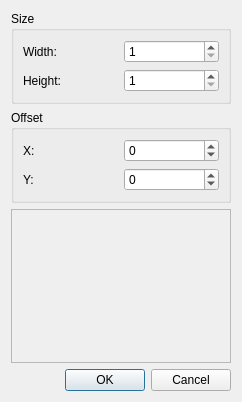
<?xml version="1.0" encoding="UTF-8"?>
<ui version="4.0">
 <class>ResizeDialog</class>
 <widget class="QDialog" name="ResizeDialog">
  <property name="geometry">
   <rect>
    <x>0</x>
    <y>0</y>
    <width>242</width>
    <height>402</height>
   </rect>
  </property>
  <property name="windowTitle">
   <string>Resize</string>
  </property>
  <layout class="QVBoxLayout" name="verticalLayout">
   <item>
    <widget class="QGroupBox" name="groupBox">
     <property name="title">
      <string>Size</string>
     </property>
     <layout class="QGridLayout" name="_6">
      <item row="0" column="0">
       <widget class="QLabel" name="label_3">
        <property name="text">
         <string>Width:</string>
        </property>
        <property name="buddy">
         <cstring>widthSpinBox</cstring>
        </property>
       </widget>
      </item>
      <item row="0" column="1">
       <widget class="QSpinBox" name="widthSpinBox">
        <property name="minimum">
         <number>1</number>
        </property>
        <property name="maximum">
         <number>9999</number>
        </property>
       </widget>
      </item>
      <item row="1" column="0">
       <widget class="QLabel" name="label_4">
        <property name="text">
         <string>Height:</string>
        </property>
        <property name="buddy">
         <cstring>heightSpinBox</cstring>
        </property>
       </widget>
      </item>
      <item row="1" column="1">
       <widget class="QSpinBox" name="heightSpinBox">
        <property name="minimum">
         <number>1</number>
        </property>
        <property name="maximum">
         <number>9999</number>
        </property>
       </widget>
      </item>
     </layout>
    </widget>
   </item>
   <item>
    <widget class="QGroupBox" name="groupBox_2">
     <property name="title">
      <string>Offset</string>
     </property>
     <layout class="QGridLayout" name="_4">
      <item row="0" column="0">
       <widget class="QLabel" name="label_2">
        <property name="text">
         <string>X:</string>
        </property>
        <property name="buddy">
         <cstring>offsetXSpinBox</cstring>
        </property>
       </widget>
      </item>
      <item row="0" column="1">
       <widget class="QSpinBox" name="offsetXSpinBox">
        <property name="minimum">
         <number>-9999</number>
        </property>
        <property name="maximum">
         <number>9999</number>
        </property>
       </widget>
      </item>
      <item row="1" column="0">
       <widget class="QLabel" name="label">
        <property name="text">
         <string>Y:</string>
        </property>
        <property name="buddy">
         <cstring>offsetYSpinBox</cstring>
        </property>
       </widget>
      </item>
      <item row="1" column="1">
       <widget class="QSpinBox" name="offsetYSpinBox">
        <property name="minimum">
         <number>-9999</number>
        </property>
        <property name="maximum">
         <number>9999</number>
        </property>
       </widget>
      </item>
     </layout>
    </widget>
   </item>
   <item>
    <widget class="QFrame" name="frame">
     <property name="sizePolicy">
      <sizepolicy hsizetype="Preferred" vsizetype="Preferred">
       <horstretch>0</horstretch>
       <verstretch>1</verstretch>
      </sizepolicy>
     </property>
     <property name="frameShape">
      <enum>QFrame::StyledPanel</enum>
     </property>
     <property name="frameShadow">
      <enum>QFrame::Raised</enum>
     </property>
     <layout class="QVBoxLayout" name="_5">
      <item>
       <widget class="Tiled::Internal::ResizeHelper" name="resizeHelper" native="true"/>
      </item>
     </layout>
    </widget>
   </item>
   <item>
    <widget class="QDialogButtonBox" name="buttonBox">
     <property name="orientation">
      <enum>Qt::Horizontal</enum>
     </property>
     <property name="standardButtons">
      <set>QDialogButtonBox::Cancel|QDialogButtonBox::Ok</set>
     </property>
    </widget>
   </item>
  </layout>
 </widget>
 <customwidgets>
  <customwidget>
   <class>Tiled::Internal::ResizeHelper</class>
   <extends>QWidget</extends>
   <header>resizehelper.h</header>
   <container>1</container>
   <slots>
    <signal>offsetXChanged(int)</signal>
    <signal>offsetYChanged(int)</signal>
    <slot>setOffsetX(int)</slot>
    <slot>setOffsetY(int)</slot>
    <slot>setNewWidth(int)</slot>
    <slot>setNewHeight(int)</slot>
   </slots>
  </customwidget>
 </customwidgets>
 <tabstops>
  <tabstop>widthSpinBox</tabstop>
  <tabstop>heightSpinBox</tabstop>
  <tabstop>offsetXSpinBox</tabstop>
  <tabstop>offsetYSpinBox</tabstop>
  <tabstop>buttonBox</tabstop>
 </tabstops>
 <resources/>
 <connections>
  <connection>
   <sender>buttonBox</sender>
   <signal>accepted()</signal>
   <receiver>ResizeDialog</receiver>
   <slot>accept()</slot>
   <hints>
    <hint type="sourcelabel">
     <x>227</x>
     <y>376</y>
    </hint>
    <hint type="destinationlabel">
     <x>157</x>
     <y>274</y>
    </hint>
   </hints>
  </connection>
  <connection>
   <sender>buttonBox</sender>
   <signal>rejected()</signal>
   <receiver>ResizeDialog</receiver>
   <slot>reject()</slot>
   <hints>
    <hint type="sourcelabel">
     <x>232</x>
     <y>382</y>
    </hint>
    <hint type="destinationlabel">
     <x>241</x>
     <y>274</y>
    </hint>
   </hints>
  </connection>
  <connection>
   <sender>offsetXSpinBox</sender>
   <signal>valueChanged(int)</signal>
   <receiver>resizeHelper</receiver>
   <slot>setOffsetX(int)</slot>
   <hints>
    <hint type="sourcelabel">
     <x>172</x>
     <y>154</y>
    </hint>
    <hint type="destinationlabel">
     <x>120</x>
     <y>285</y>
    </hint>
   </hints>
  </connection>
  <connection>
   <sender>offsetYSpinBox</sender>
   <signal>valueChanged(int)</signal>
   <receiver>resizeHelper</receiver>
   <slot>setOffsetY(int)</slot>
   <hints>
    <hint type="sourcelabel">
     <x>172</x>
     <y>185</y>
    </hint>
    <hint type="destinationlabel">
     <x>120</x>
     <y>285</y>
    </hint>
   </hints>
  </connection>
  <connection>
   <sender>widthSpinBox</sender>
   <signal>valueChanged(int)</signal>
   <receiver>resizeHelper</receiver>
   <slot>setNewWidth(int)</slot>
   <hints>
    <hint type="sourcelabel">
     <x>172</x>
     <y>51</y>
    </hint>
    <hint type="destinationlabel">
     <x>120</x>
     <y>285</y>
    </hint>
   </hints>
  </connection>
  <connection>
   <sender>heightSpinBox</sender>
   <signal>valueChanged(int)</signal>
   <receiver>resizeHelper</receiver>
   <slot>setNewHeight(int)</slot>
   <hints>
    <hint type="sourcelabel">
     <x>172</x>
     <y>82</y>
    </hint>
    <hint type="destinationlabel">
     <x>120</x>
     <y>285</y>
    </hint>
   </hints>
  </connection>
  <connection>
   <sender>resizeHelper</sender>
   <signal>offsetXChanged(int)</signal>
   <receiver>offsetXSpinBox</receiver>
   <slot>setValue(int)</slot>
   <hints>
    <hint type="sourcelabel">
     <x>120</x>
     <y>285</y>
    </hint>
    <hint type="destinationlabel">
     <x>172</x>
     <y>154</y>
    </hint>
   </hints>
  </connection>
  <connection>
   <sender>resizeHelper</sender>
   <signal>offsetYChanged(int)</signal>
   <receiver>offsetYSpinBox</receiver>
   <slot>setValue(int)</slot>
   <hints>
    <hint type="sourcelabel">
     <x>120</x>
     <y>285</y>
    </hint>
    <hint type="destinationlabel">
     <x>172</x>
     <y>185</y>
    </hint>
   </hints>
  </connection>
 </connections>
</ui>
